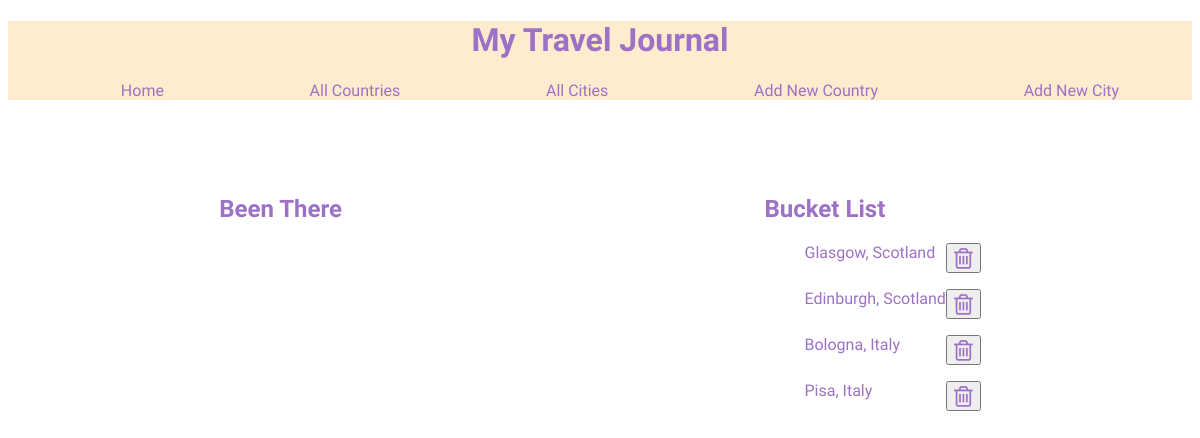
Before: /cities with the older database file.
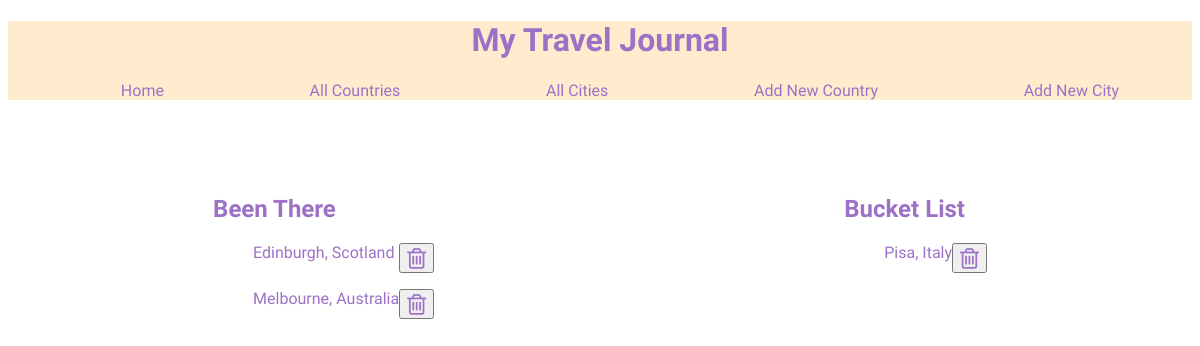
After: the same page with the newer database file.
### tables this page shows
CREATE TABLE cities (
    ID INTEGER PRIMARY KEY AUTOINCREMENT,
    name VARCHAR,
    visited BOOLEAN DEFAULT FALSE,
    country_id INTEGER NOT NULL,
        FOREIGN KEY (country_id)
            REFERENCES countries(id)
        
);

CREATE TABLE countries (
    id INTEGER PRIMARY KEY AUTOINCREMENT,
    name VARCHAR,
    visited BOOLEAN DEFAULT FALSE
);

### controllers/cities_controller.py (the view)
@cities_blueprint.route("/cities")
def cities():
    cities = city_repository.select_all()
    return render_template("cities/index.html", all_cities = cities)

### db/run_sql.py (called while the page is built)
def get_db():
    path = os.path.dirname(os.path.abspath(__file__))
    db = os.path.join(path, "travel_manager.db")
    conn = sqlite3.connect(db)
    conn.execute("PRAGMA foreign_keys = 1")
    conn.row_factory = sqlite3.Row
    return conn

def run_sql(sql, values=[]):
    db = get_db()
    cursor =db.cursor()
    cursor.execute(sql, values)
    results = cursor.fetchall()
    db.commit()
    db.close()
    return results

### repositories/city_repository.py (called while the page is built)
def select_all():
    cities = []
    sql = "SELECT * FROM cities"
    results = run_sql(sql)
    for row in results:
        visited = True if row['visited'] == 1 else False
        country = country_repository.select(row['country_id'])
        city = City(row['name'], country, visited, row['id'])
        cities.append(city)
    return cities

### repositories/country_repository.py (called while the page is built)
def select(id):
    country = None
    sql = "SELECT * FROM countries WHERE id = ?"
    values = [id]
    results = run_sql(sql, values)[0]
    if results is not None:
        visited = True if results['visited'] == 1 else False
        country = Country(results['name'], visited, results['id'])
    return country

### templates/cities/index.html
{% extends "base.html" %}
{% block content %}
<div class = "flexme">
        <div>
            <h2 class = "headings"> Been There</h2>
            {% for city in all_cities %}
            {% if city.visited == True %}
                <ul class="lists">
                    <li><a href="/cities/{{city.id}}">{{city.name}}</a>, {{city.country.name}}</li>
                    <li>
                        <form action="/cities/{{city.id}}/delete" method ="POST">
                            <button>
                                <i class="fa fa-trash-o" style="font-size:24px"></i>
                            </button>
                        </form>
                    </li>
                </ul>
            {% endif %}
            {% endfor %}
        </div>
        <div>
            <h2 class = "headings">Bucket List</h2>
            {% for city in all_cities %}
            {% if city.visited == False %}
                <ul class = "lists">
                    <li><a href="/cities/{{city.id}}">{{city.name}}</a>, {{city.country.name}}</li>
                    <li>
                        <form action="/cities/{{city.id}}/delete" method ="POST">
                            <button>
                                <i class="fa fa-trash-o" style="font-size:24px"></i>
                            </button>
                        </form>
                    </li>
                </ul>
            {% endif %}
            {% endfor %}
        </div>
</div>
{% endblock %}

### templates/base.html (shortened to what this page needs)
<!DOCTYPE html>
<html lang="en">
<head>
    <link rel="stylesheet" href="{{ url_for('static', filename='base.css')}}">
    <link rel="stylesheet" href="https://cdnjs.cloudflare.com/ajax/libs/font-awesome/4.7.0/css/font-awesome.min.css">
</head>
<body>
    <header id="Headline">
        <h1>My Travel Journal</h1>
        <nav>
            <ul class = "menu">
                <li><a href="/">Home</a></li>
                <li><a href="/countries">All Countries</a></li>
                <li><a href="/cities">All Cities</a></li>
                <li><a href="/countries/new">Add New Country</a></li>
                <li><a href="/cities/new">Add New City</a></li>
            </ul>
        </nav>
    </header>
    <div class="container">
        {% block content %}
        {% endblock %}
    </div>
</body>
</html>

### static/base.css (style rules this page uses)
header { background-color: blanchedalmond; color: rgb(157, 113, 198); font-family: 'Coming Soon', cursive; }
#Headline > h1 { display: flex; justify-content: center; }
.menu { list-style: none; display: flex; flex-direction: row; justify-content: space-around; }
.menu li a { text-decoration: none; color: rgb(157, 113, 198); }
.container .headings { color: rgb(157, 113, 198); font-family: 'Coming Soon', cursive; }
.container .lists li a { text-decoration:none; color: rgb(157, 113, 198); font-family: 'Coming Soon', cursive; }
.container .lists li { text-decoration:none; color: rgb(157, 113, 198); font-family: 'Coming Soon', cursive; }
.container .lists { list-style: none; display: flex; flex-direction: row; justify-content: space-between; }
.container .flexme { display: flex; flex-direction: row; justify-content: space-around; align-content: center; padding-top: 5%; }
.container button { text-decoration:none; color: rgb(157, 113, 198); font-family: 'Coming Soon', cursive; display: flex; justify-content: space-between; }

Changed rows visible on the page:
removed cities: name "Glasgow", country.name "Scotland", shown under "Bucket List"
removed cities: name "Bologna", country.name "Italy", shown under "Bucket List"
changed cities "Edinburgh": moves from the list under "Bucket List" to the list under "Been There"
added cities: name "Melbourne", country.name "Australia", shown under "Been There"
